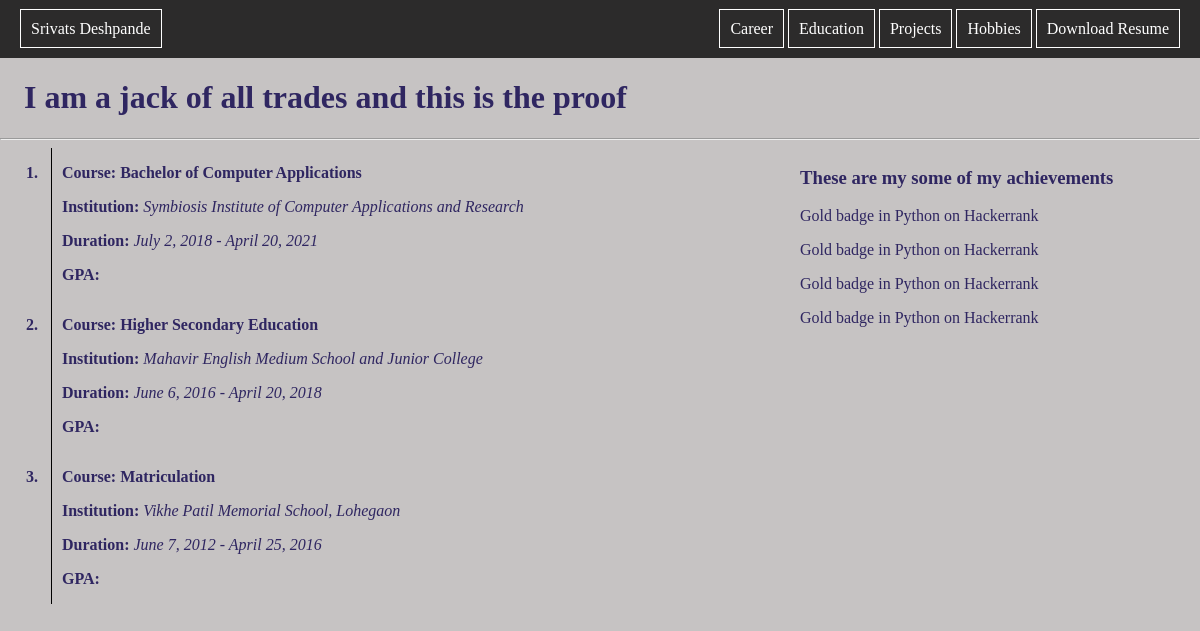
The app's page /education/ with its own data.
### srivats/models.py (models this page shows)
class Education(models.Model):
    course = models.CharField(max_length = 150)
    institution = models.CharField(max_length = 150)
    from_date = models.DateField()
    to_date = models.DateField()
    gpa = models.FloatField()

### srivats/views.py (the view)
# urls.py: path('education/', views.educationPage, name='education' ),
def educationPage(request):
    education = Education.objects.all()
    return render(request, 'srivats/education.html', {'education':education})

### srivats/templates/srivats/education.html (shortened to what this page needs)
{% extends 'main.html' %}
{% load static %}
{% block content %}
<h1 id="page-intro">I am a jack of all trades and this is the proof</h1>
<hr>
<div class="education-split">
    <div class="exp-history">
        {% for edu in education %}
        <div class="counter">
            <p>{{forloop.counter}}. </p>
        </div>
        <div class="exp-info">
            <p> Course: {{edu.course}}</p>
            <p>Institution: <span >{{edu.institution}}</span></p>
            <p>Duration: <span >{{edu.from_date}} - {{edu.to_date}}</span></p>
            <p>GPA: </p>
        </div>
        {% endfor %}
    </div>
    <div class="achievements">
        <h3>These are my some of my achievements</h3>
        <p>Gold badge in Python on Hackerrank</p>
        <p>Gold badge in Python on Hackerrank</p>
        <p>Gold badge in Python on Hackerrank</p>
        <p>Gold badge in Python on Hackerrank</p>
    </div>
</div>
{% endblock content %}

### static/styles/main.css (style rules this page uses)
html { background-color: rgb(198, 195, 195); color: rgb(47, 38, 97); }
body { margin: 0px; padding: 0px; }
.exp-history { margin-left:2%; padding-left: 10px; display: grid; grid-template-columns: 0.1fr 3fr; }
.exp-history p { font-weight: 700; }
span { font-weight: 300; }
.counter { margin-right: 10px; }
.exp-info { border-left: 1px double black; padding-left: 10px; }
.education-split { display: grid; grid-template-columns: 2fr 1fr; height: 100%; }
#page-intro { margin-left: 2%; }
.exp-info span:nth-child(1) { font-style: italic; }

### records on screen
Education: course "Bachelor of Computer Applications", institution "Symbiosis Institute of Computer Applications and Research", from_date "July 2, 2018", to_date "April 20, 2021"
Education: course "Higher Secondary Education", institution "Mahavir English Medium School and Junior College", from_date "June 6, 2016", to_date "April 20, 2018"
Education: course "Matriculation", institution "Vikhe Patil Memorial School, Lohegaon", from_date "June 7, 2012", to_date "April 25, 2016"
